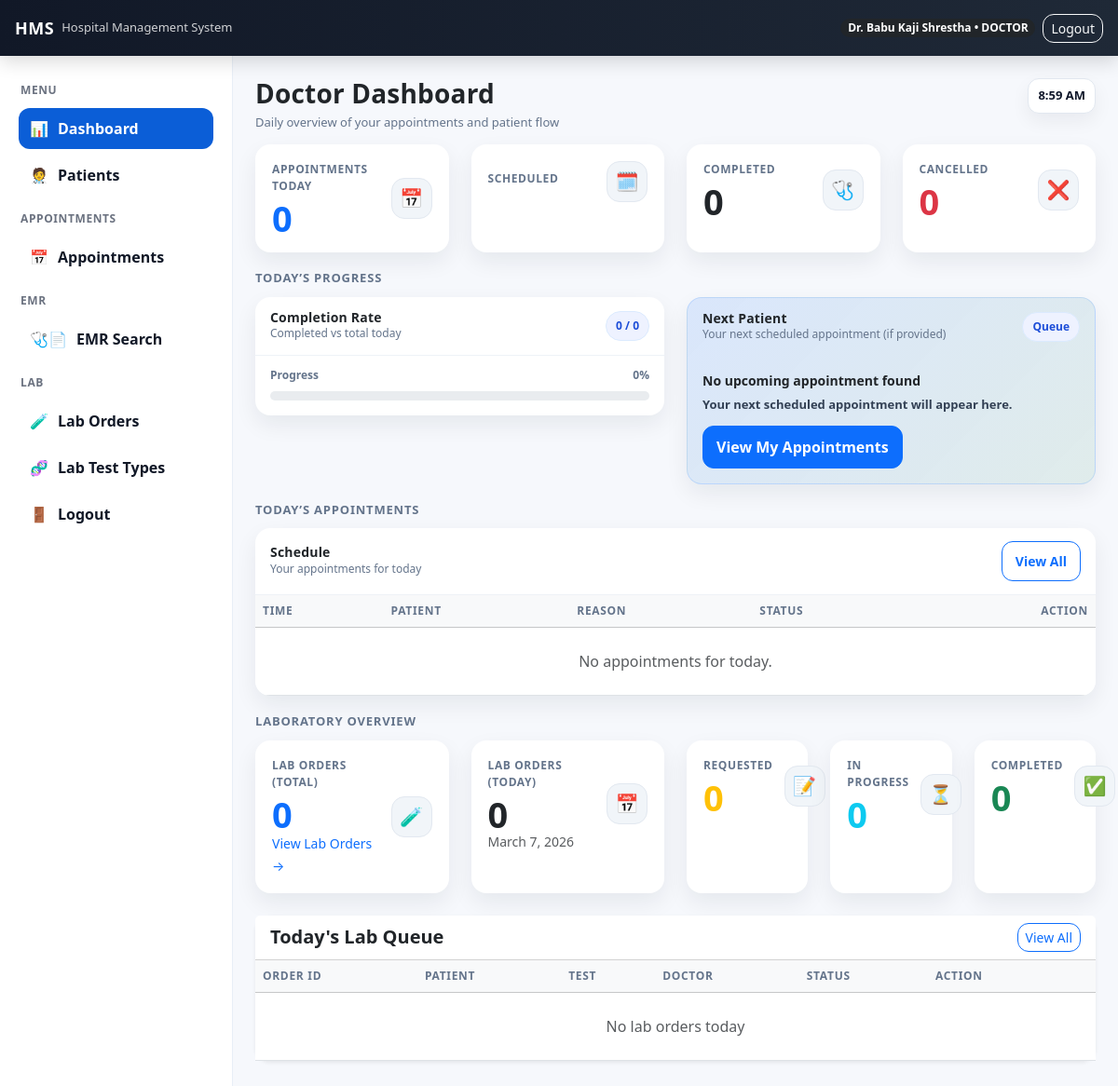
Before: / (signed in) with the older database file.
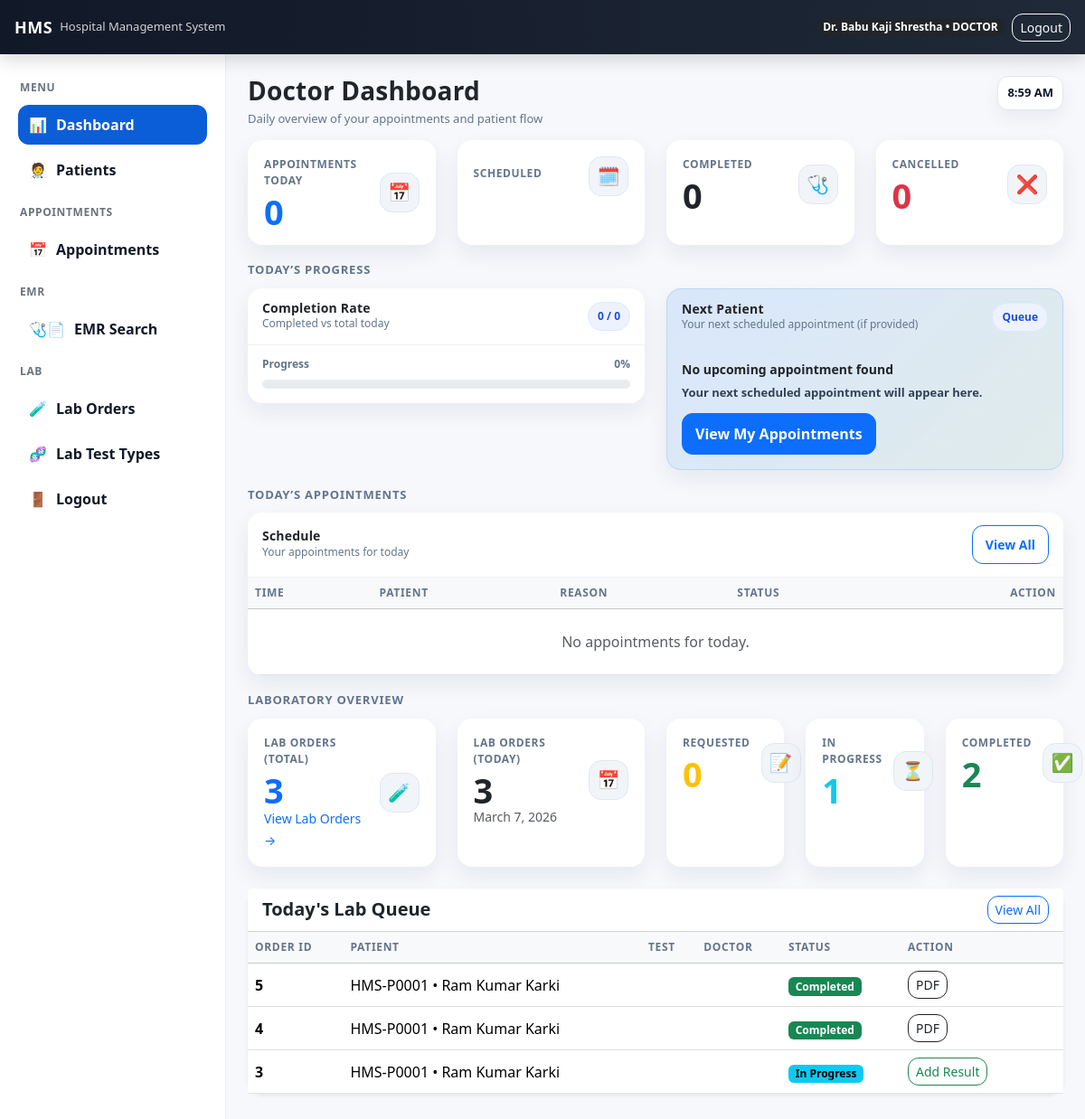
After: the same page with the newer database file.
### accounts/models.py (models this page shows, shortened)
class User(AbstractUser):
    class Role(models.TextChoices):
        ADMIN = 'ADMIN', 'Admin'
        DOCTOR = 'DOCTOR', 'Doctor'
        NURSE = 'NURSE', 'Nurse'
        RECEPTION = 'RECEPTION', 'Reception'
        LAB = 'LAB', 'Lab'
        PHARMACY = 'PHARMACY', 'Pharmacy'
        HR = 'HR', 'HR'
        CASHIER = "CASHIER", "Cashier"
        ACCOUNTANT = "ACCOUNTANT", "Accountant"
    full_name = models.CharField(max_length=150)
    phone_number = models.CharField(max_length=20, blank=True)
    email = models.EmailField(unique=True)
    role = models.CharField(max_length=20, choices=Role.choices, default=Role.RECEPTION)
    department = models.ForeignKey(
        Department, on_delete=models.SET_NULL, null=True, blank=True
    )
    specialization = models.ForeignKey(
        "Specialization",
        on_delete=models.SET_NULL,
        null=True,
        blank=True,
        related_name="doctors"
    )

class LabOrder(models.Model):
    class Status(models.TextChoices):
        REQUESTED = "REQUESTED", "Requested"
        SAMPLE_COLLECTED = "SAMPLE_COLLECTED", "Sample Collected"
        IN_PROGRESS = "IN_PROGRESS", "In Progress"
        COMPLETED = "COMPLETED", "Completed"
        CANCELLED = "CANCELLED", "Cancelled"
    patient = models.ForeignKey("Patient", on_delete=models.CASCADE, related_name="lab_orders")
    requested_by = models.ForeignKey(settings.AUTH_USER_MODEL, on_delete=models.SET_NULL, null=True, related_name="lab_requests")
    status = models.CharField(max_length=30, choices=Status.choices, default=Status.REQUESTED)
    notes = models.TextField(blank=True, default="")
    created_at = models.DateTimeField(auto_now_add=True)
    updated_at = models.DateTimeField(auto_now_add=True)

class Patient(models.Model):
    patient_id = models.CharField(max_length=20, unique=True, editable=False)
    full_name = models.CharField(max_length=150)
    phone_number = models.CharField(max_length=20, blank=True)
    email = models.EmailField(blank=True, null=True)
    address = models.CharField(max_length=255, blank=True)
    gender = models.CharField(max_length=10, choices=[("MALE", "Male"), ("FEMALE", "Female"), ("OTHER", "Other")], blank=True)
    dob = models.DateField(blank=True, null=True)
    created_at = models.DateTimeField(auto_now_add=True)
    assigned_doctor = models.ForeignKey(
        settings.AUTH_USER_MODEL,
        on_delete=models.SET_NULL,
        null=True,
        blank=True,
        related_name="assigned_patients",
        limit_choices_to={"role": "DOCTOR"}
    )

### accounts/views.py (the view, shortened to what this page needs)
# urls.py: path('', dashboard_view, name='dashboard'),
@login_required
def dashboard_view(request):
    role = getattr(request.user, "role", "")
    today = date.today()
    if role == "DOCTOR":
        qs_today = Appointment.objects.filter(
            doctor=request.user,
            appointment_date=today
        )
        today_my_scheduled = Appointment.objects.filter(
            doctor=request.user, status=Appointment.Status.SCHEDULED
        ).count()
        my_today = Appointment.objects.filter(
            doctor=request.user, appointment_date=today).count()
        my_completed = Appointment.objects.filter(
            doctor=request.user, status=Appointment.Status.COMPLETED
        ).count()
        my_cancelled = Appointment.objects.filter(
            doctor=request.user, status=Appointment.Status.CANCELLED
        ).count()
        today_list = qs_today.select_related("patient").order_by("appointment_time")
        now_time = timezone.localtime().time()
        next_appointment = qs_today.filter(
            status=Appointment.Status.SCHEDULED,
            appointment_time__gte=now_time
        ).select_related("patient").order_by("appointment_time").first()
        today = timezone.localdate()
        lab_qs = LabOrder.objects.select_related(
            "patient"
            ).filter(
            patient__assigned_doctor=request.user
        )
        lab_total = lab_qs.count()
        lab_today = lab_qs.filter(
            created_at__date=today
        ).count()
        lab_requested = lab_qs.filter(
            status=LabOrder.Status.REQUESTED
        ).count()
        lab_in_progress = lab_qs.filter(
            status=LabOrder.Status.IN_PROGRESS
        ).count()
        lab_completed = lab_qs.filter(
            status=LabOrder.Status.COMPLETED
        ).count()
        today_lab_orders = lab_qs.filter(
            created_at__date=today
        ).order_by("-created_at")
        return render(request, "accounts/dashboard_doctor.html", {
            "my_today": my_today,
            "today_my_scheduled": today_my_scheduled,
            "my_completed": my_completed,
            "my_cancelled": my_cancelled,
            "today_list": today_list,
            "next_appointment": next_appointment,
            "lab_total": lab_total,
            "lab_today": lab_today,
            "lab_requested": lab_requested,
            "lab_in_progress": lab_in_progress,
            "lab_completed": lab_completed,
            "today_lab_orders": today_lab_orders,
            "today": today,
        })

### templates/accounts/dashboard_doctor.html (shortened to what this page needs)
{% extends "base.html" %}
{% block content %}
<div class="dash-header">
  <div>
    <h3 class="dash-title">Doctor Dashboard</h3>
    <p class="dash-sub">Daily overview of your appointments and patient flow</p>
  </div>
  <div class="clock" id="liveClock">--:--</div>
</div>
<div class="row g-4">
  <div class="col-md-3">
    <div class="card kpi-card">
      <div class="kpi-body">
        <div>
          <div class="kpi-label">Appointments Today</div>
          <div class="kpi-value text-primary">{{ my_today }}</div>
        </div>
        <div class="kpi-icon">📅</div>
      </div>
    </div>
  </div>
  <div class="col-md-3">
    <div class="card kpi-card">
      <div class="kpi-body">
        <div>
          <div class="kpi-label">Scheduled</div>
        </div>
        <div class="kpi-icon">🗓️</div>
      </div>
    </div>
  </div>
  <div class="col-md-3">
    <div class="card kpi-card">
      <div class="kpi-body">
        <div>
          <div class="kpi-label">Completed</div>
          <div class="kpi-value text-dark">{{ my_completed }}</div>
        </div>
        <div class="kpi-icon">🩺</div>
      </div>
    </div>
  </div>
  <div class="col-md-3">
    <div class="card kpi-card">
      <div class="kpi-body">
        <div>
          <div class="kpi-label">Cancelled</div>
          <div class="kpi-value text-danger">{{ my_cancelled }}</div>
        </div>
        <div class="kpi-icon">❌</div>
      </div>
    </div>
  </div>
</div>
<div class="section-title">Today’s Progress</div>
<div class="row g-4">
  <div class="col-lg-6">
    <div class="panel-card">
      <div class="panel-head">
        <div>
          <h5>Completion Rate</h5>
          <div class="small">Completed vs total today</div>
        </div>
        <span class="badge-soft">
          {{ my_completed }} / {{ my_today }}
        </span>
      </div>
      <div class="progress-wrap">
        <div class="progress-meta">
          <span>Progress</span>
          <span id="progressText">0%</span>
        </div>
        <div class="progress" role="progressbar" aria-label="Doctor progress">
        </div>
      </div>
    </div>
  </div>
  <div class="col-lg-6">
    <div class="panel-card next-card">
      <div class="panel-head" style="border-bottom:0;">
        <div>
          <h5>Next Patient</h5>
          <div class="small">Your next scheduled appointment (if provided)</div>
        </div>
        <span class="badge-soft">Queue</span>
      </div>
      <div class="next-body">
        {% if next_appointment %}
          <p class="next-title">
            {{ next_appointment.patient.full_name }}
          </p>
          <p class="next-line">
            🕒 {{ next_appointment.appointment_time|date:"h:i A" }}
            • 📌 {{ next_appointment.reason|default:"Consultation" }}
          </p>
          <div class="next-actions">
            <a class="btn btn-primary btn-round" href="{% url 'appointment_list' %}">
              Open Schedule
            </a>
          </div>
        {% else %}
          <p class="next-title">No upcoming appointment found</p>
          <p class="next-line">Your next scheduled appointment will appear here.</p>
          <div class="next-actions">
            <a class="btn btn-primary btn-round" href="{% url 'appointment_list' %}">
              View My Appointments
            </a>
          </div>
        {% endif %}
      </div>
    </div>
  </div>
</div>
<div class="section-title">Today’s Appointments</div>
<div class="panel-card">
  <div class="panel-head">
    <div>
      <h5>Schedule</h5>
      <div class="small">Your appointments for today</div>
    </div>
    <a class="btn btn-sm btn-outline-primary btn-round" href="{% url 'appointment_list' %}">
      View All
    </a>
  </div>
  <div class="table-responsive">
    <table class="table table-hover mb-0 align-middle">
      <thead class="table-light">
        <tr>
          <th>Time</th>
          <th>Patient</th>
          <th>Reason</th>
          <th>Status</th>
          <th class="text-end">Action</th>
        </tr>
      </thead>
      <tbody>
        {% if today_list %}
          {% for a in today_list %}
            <tr>
              <td class="fw-semibold">
                {{ a.appointment_time|date:"h:i A" }}
              </td>
              <td>
                {{ a.patient.full_name }}
                {% if a.patient.phone_number %}
                  <div class="text-muted small">{{ a.patient.phone_number }}</div>
                {% endif %}
              </td>
              <td>{{ a.reason|default:"-" }}</td>
              <td>
                {% if a.status == "SCHEDULED" or a.status == "Scheduled" %}
                  <span class="pill pill-scheduled">Scheduled</span>
                {% elif a.status == "COMPLETED" or a.status == "Completed" %}
                  <span class="pill pill-completed">Completed</span>
                {% elif a.status == "CANCELLED" or a.status == "Cancelled" %}
                  <span class="pill pill-cancelled">Cancelled</span>
                {% else %}
                  <span class="pill" style="background:#f1f5f9;border-color:#e2e8f0;color:#0f172a;">{{ a.status }}</span>
                {% endif %}
              </td>
              <td class="text-end">
                <a class="btn btn-sm btn-outline-secondary btn-round" href="{% url 'appointment_list' %}">
                  Open
                </a>
                {% if a.status == "Scheduled" or a.status == "SCHEDULED" %}
                  <a class="btn btn-sm btn-outline-success btn-round" href="{% url 'appointment_complete' a.id %}">
                    Complete
                  </a>
                {% endif %}
              </td>
            </tr>
          {% endfor %}
        {% else %}
          <tr>
            <td colspan="5" class="text-center text-muted py-4">
              No appointments for today.
            </td>
          </tr>
        {% endif %}
      </tbody>
    </table>
  </div>
</div>
<div class="section-title">Laboratory Overview</div>
<div class="row g-4">
  <div class="col-md-3">
    <div class="card kpi-card">
      <div class="kpi-body">
        <div>
          <div class="kpi-label">Lab Orders (Total)</div>
          <div class="kpi-value text-primary">{{ lab_total }}</div>
          <a class="small text-decoration-none" href="{% url 'lab_order_list' %}">View Lab Orders →</a>
        </div>
        <div class="kpi-icon">🧪</div>
      </div>
    </div>
  </div>
  <div class="col-md-3">
    <div class="card kpi-card">
      <div class="kpi-body">
        <div>
          <div class="kpi-label">Lab Orders (Today)</div>
          <div class="kpi-value text-dark">{{ lab_today }}</div>
          <div class="small text-muted">{{ today }}</div>
        </div>
        <div class="kpi-icon">📅</div>
      </div>
    </div>
  </div>
  <div class="col-md-2">
    <div class="card kpi-card">
      <div class="kpi-body">
        <div>
          <div class="kpi-label">Requested</div>
          <div class="kpi-value text-warning">{{ lab_requested }}</div>
        </div>
        <div class="kpi-icon">📝</div>
      </div>
    </div>
  </div>
  <div class="col-md-2">
    <div class="card kpi-card">
      <div class="kpi-body">
        <div>
          <div class="kpi-label">In Progress</div>
          <div class="kpi-value text-info">{{ lab_in_progress }}</div>
        </div>
        <div class="kpi-icon">⏳</div>
      </div>
    </div>
  </div>
  <div class="col-md-2">
    <div class="card kpi-card">
      <div class="kpi-body">
        <div>
          <div class="kpi-label">Completed</div>
          <div class="kpi-value text-success">{{ lab_completed }}</div>
        </div>
        <div class="kpi-icon">✅</div>
      </div>
    </div>
  </div>
</div>
<div class="card shadow-sm mt-4">
  <div class="card-header bg-white d-flex justify-content-between align-items-center">
    <h5 class="fw-bold mb-0">Today's Lab Queue</h5>
    <a class="btn btn-sm btn-outline-primary" href="{% url 'lab_order_list' %}">
      View All
    </a>
  </div>
  <div class="table-responsive">
    <table class="table table-hover align-middle mb-0">
      <thead class="table-light">
        <tr>
          <th>Order ID</th>
          <th>Patient</th>
          <th>Test</th>
          <th>Doctor</th>
          <th>Status</th>
          <th style="width:180px;">Action</th>
        </tr>
      </thead>
      <tbody>
        {% for order in today_lab_orders %}
        <tr>
          <td class="fw-semibold">{{ order.id }}</td>
          <td>
            {{ order.patient.patient_id }} • {{ order.patient.full_name }}
          </td>
          <td>{{ order.test_type.name }}</td>
          <td>{{ order.doctor.full_name }}</td>
          <td>
            {% if order.status == "REQUESTED" %}
              <span class="badge text-bg-warning">Requested</span>
            {% elif order.status == "IN_PROGRESS" %}
              <span class="badge text-bg-info">In Progress</span>
            {% elif order.status == "COMPLETED" %}
              <span class="badge text-bg-success">Completed</span>
            {% endif %}
          </td>
          <td class="d-flex gap-2 flex-wrap">
            {% if order.status == "IN_PROGRESS" %}
              <a class="btn btn-sm btn-outline-success"
                 href="{% url 'lab_result_entry' order.id %}">
                 Add Result
              </a>
            {% endif %}
            {% if order.status == "COMPLETED" %}
              <a class="btn btn-sm btn-outline-dark"
                 href="{% url 'lab_report_pdf' order.id %}">
                 PDF
              </a>
            {% endif %}
          </td>
        </tr>
        {% empty %}
        <tr>
          <td colspan="6" class="text-center text-muted py-4">
            No lab orders today
          </td>
        </tr>
        {% endfor %}
      </tbody>
    </table>
  </div>
</div>
{% endblock %}

### templates/base.html (shortened to what this page needs)
{% load static %}
<!doctype html>
<html lang="en">
<head>
  <link href="https://cdn.jsdelivr.net/npm/bootstrap@5.3.3/dist/css/bootstrap.min.css" rel="stylesheet">
  <link rel="stylesheet" href="{% static 'css/style.css' %}">
</head>
<body class="hms-body">
  <header class="hms-topbar">
    <div class="container-fluid d-flex align-items-center justify-content-between px-3">
      <div class="d-flex align-items-center gap-2">
        <div class="hms-brand">HMS</div>
        <span class="hms-subtitle">Hospital Management System</span>
      </div>
      <div class="d-flex align-items-center gap-2">
        {% if user.is_authenticated %}
          <span class="badge rounded-pill text-bg-dark">
            {{ user.full_name }} • {{ user.role }}
          </span>
          <a class="btn btn-sm btn-outline-light" href="{% url 'logout' %}">Logout</a>
        {% else %}
          <a class="btn btn-sm btn-outline-light" href="{% url 'login' %}">Login</a>
        {% endif %}
      </div>
    </div>
  </header>
  <div class="hms-layout">
    {% if user.is_authenticated %}
      {% include "partials/sidebar.html" %}
    {% endif %}
    <main class="hms-main">
      <div class="container-fluid p-4">
        {% block content %}{% endblock %}
      </div>
    </main>
  </div>
</body>
</html>

Changed rows visible on the page:
added LabOrder: id "5", patient.patient_id "HMS-P0001", patient.full_name "Ram Kumar Karki", status "Completed"
added LabOrder: id "4", patient.patient_id "HMS-P0001", patient.full_name "Ram Kumar Karki", status "Completed"
added LabOrder: id "3", patient.patient_id "HMS-P0001", patient.full_name "Ram Kumar Karki", status "In Progress"
Other visible differences:
{{ lab_total }}: "0" → "3"
{{ lab_today }}: "0" → "3"
{{ lab_in_progress }}: "0" → "1"
{{ lab_completed }}: "0" → "2"
text no longer shown: "No lab orders today"
